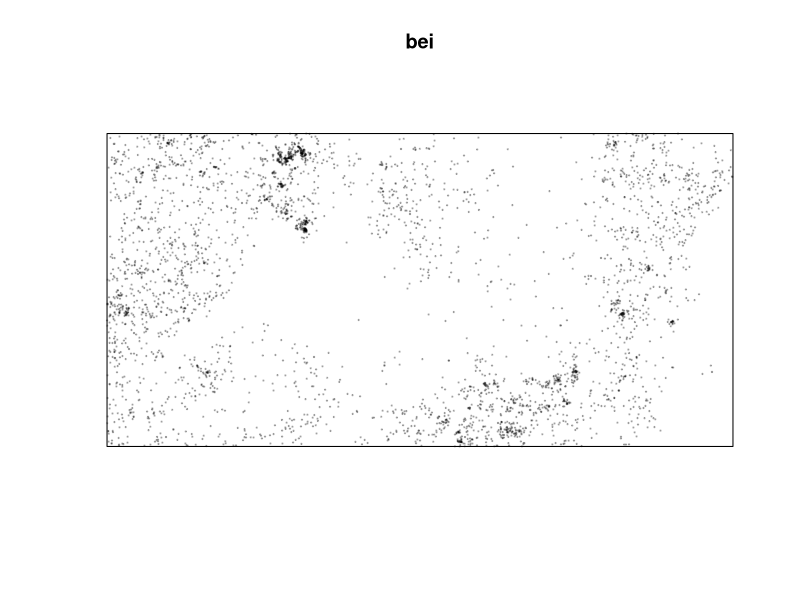
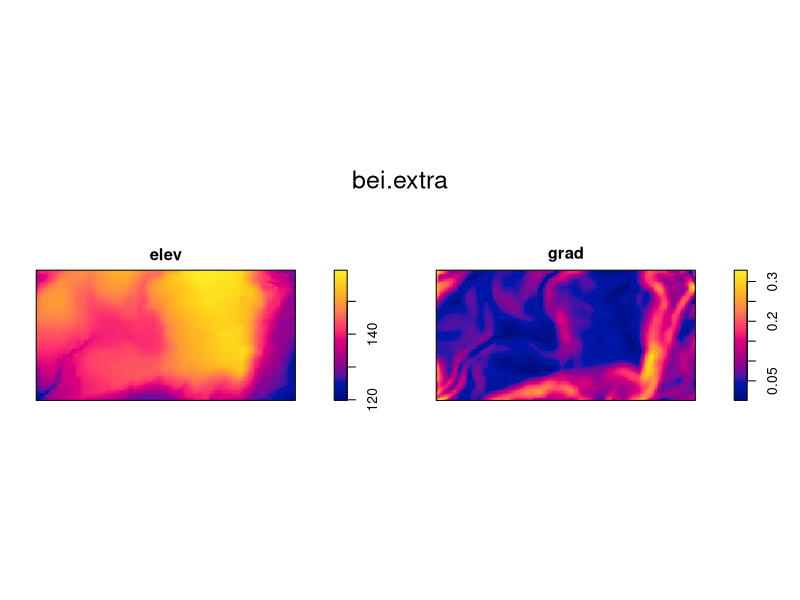
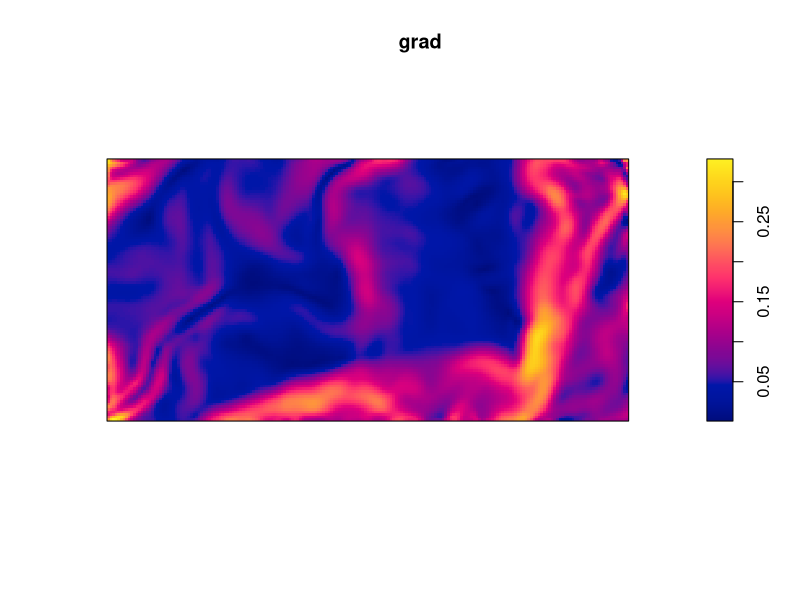
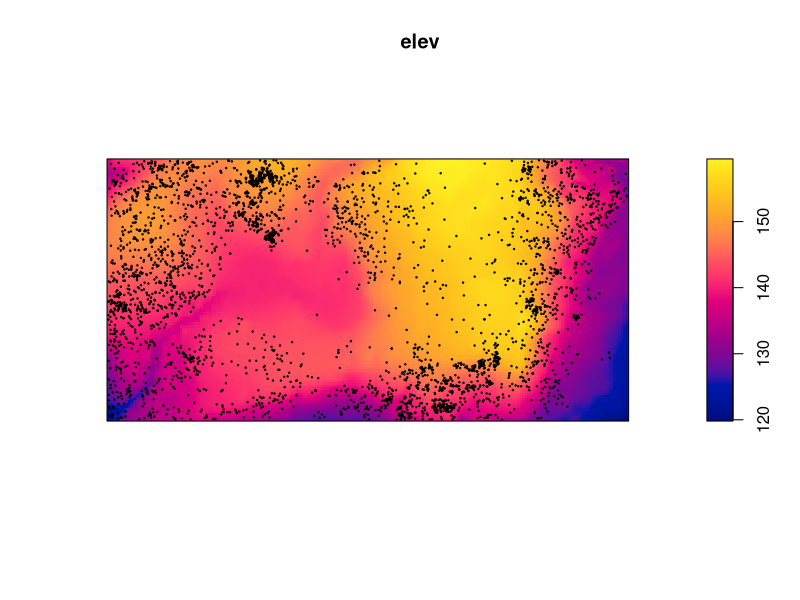
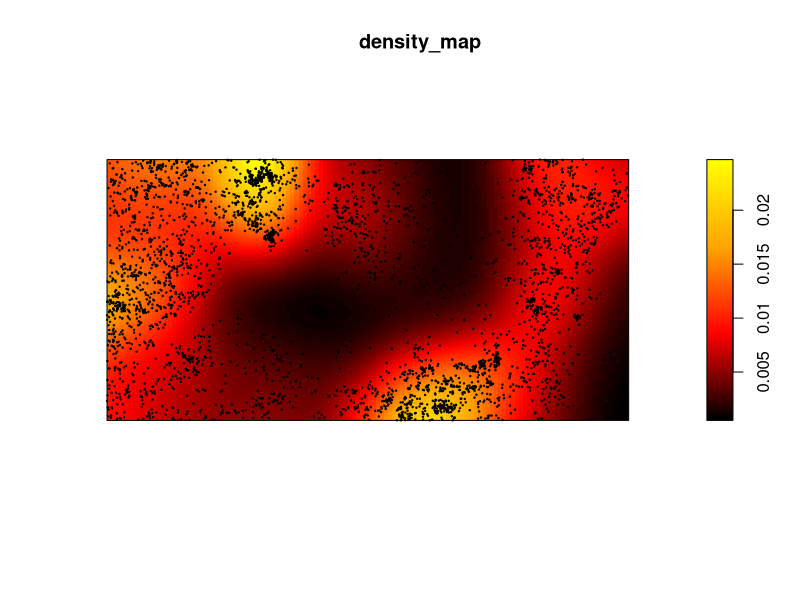
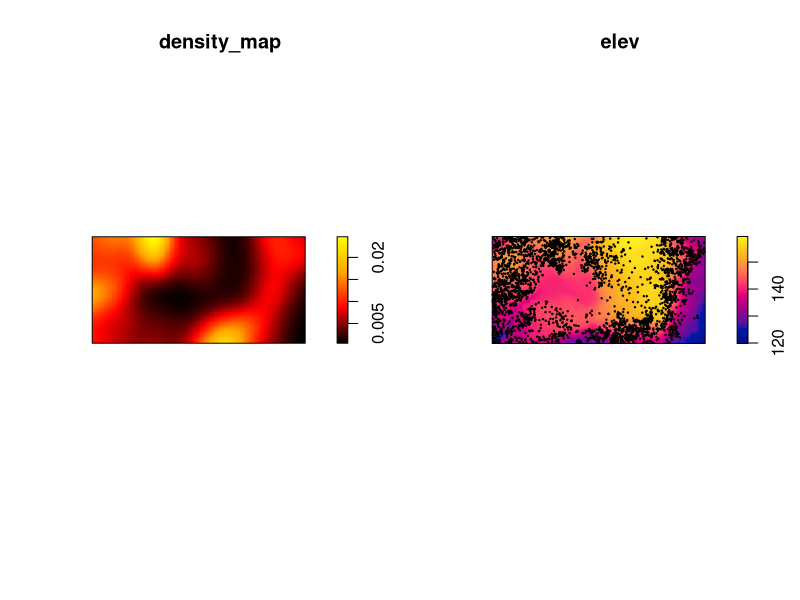

Reproduce these figures in R, in order.
# CODE RELATED TO POPULATION ECOLOGY
# All'interno del pacchetto 'spatstat' c'è il dataset 'bei' che contiene
# la posizione di 3605 alberi; vogliamo studiare il pattern spaziale

library(spatstat)
data() ## Vediamo i vari dataset contenuti in 'spatstat'

# Cerchiamo il dataset 'bei' interno al pacchetto spatstat
# Ci sono due 'bei', e possiamo vedere le caratteristiche:
?bei
# The dataset bei gives the positions of 3605 trees of the species Beilschmiedia 
# pendula (Lauraceae) in a 1000 by 500 metre rectangular sampling region in the 
# tropical rainforest of Barro Colorado Island.
# The accompanying dataset bei.extra gives information about the altitude (elevation)
# in the study region. It is a list containing two pixel images, 
# elev (elevation in metres) and grad (norm of elevation gradient).

# Per osservare la disposizione degli alberi nello spazio
plot(bei, cex=.2, pch=19) ## Abbiamo modificato dimensione e forma dei punti per chiarezza

# Facciamo lo stesso con 'bei.extra'
plot(bei.extra)
# Si vedono due grafici uno accanto all'altro: elev e grad
# Se vogliamo usare solo una parte del dataset
elev<-bei.extra$elev
grad<-bei.extra$grad
plot(grad)

# Possiamo sovrapporre ai due grafici di elev e grad la posizione degli alberi
plot(elev)
points(bei,cex=.2,pch=19)


# Possiamo trasformare il grafico a dispersione in un grafico di densità:
density_map<-density(bei)
# Con questo non lavoriamo più con punti, ma con pixel
# Come per il caso precedente, possiamo sovrapporre alla mappa di densità 
# la posizione degli alberi
cl<-colorRampPalette(c("black","red","orange","yellow"))(100)
plot(density_map,col=cl)
points(bei,cex=.2,pch=19)

# Se voglio confrontare 'density_map' ed 'elev'
par(mfrow=c(1,2))
plot(density_map, col=cl)
plot(elev)
points(bei,cex=.2,pch=19)
